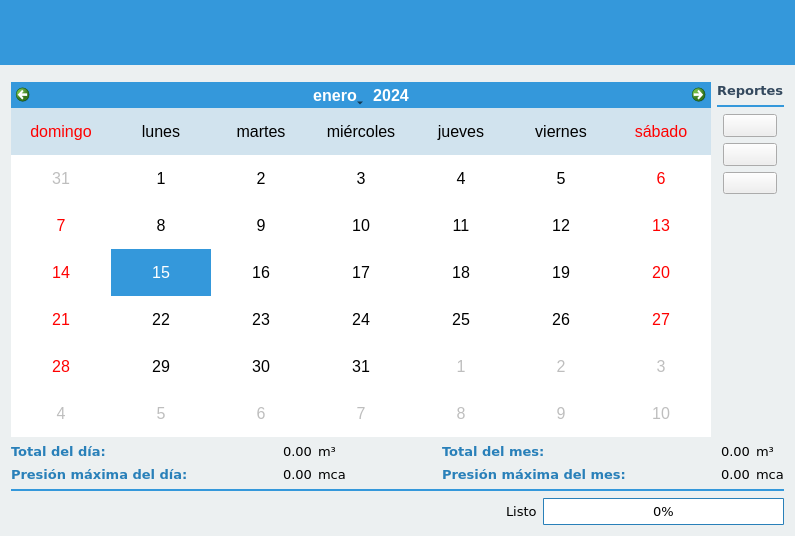
<?xml version="1.0" encoding="UTF-8"?>
<ui version="4.0">
 <class>ventanaCalendario</class>
 <widget class="QWidget" name="ventanaCalendario">
  <property name="geometry">
   <rect>
    <x>0</x>
    <y>0</y>
    <width>795</width>
    <height>536</height>
   </rect>
  </property>
  <property name="windowTitle">
   <string>Calendario</string>
  </property>
  <property name="windowIcon">
   <iconset>
    <normaloff>:/VentanaHistorial/icons/calendario.png</normaloff>:/VentanaHistorial/icons/calendario.png</iconset>
  </property>
  <property name="styleSheet">
   <string notr="true">QWidget#ventanaCalendario{
	background-color: #ecf0f1;
}

QLabel{
	color: #2980b9;
	font-weight: bold;
	font-family: Verdana;
	font-size: 10pt;
}</string>
  </property>
  <layout class="QVBoxLayout" name="verticalLayout">
   <property name="leftMargin">
    <number>0</number>
   </property>
   <property name="topMargin">
    <number>0</number>
   </property>
   <property name="rightMargin">
    <number>0</number>
   </property>
   <property name="bottomMargin">
    <number>0</number>
   </property>
   <item>
    <widget class="QFrame" name="kraken">
     <property name="sizePolicy">
      <sizepolicy hsizetype="Preferred" vsizetype="Fixed">
       <horstretch>0</horstretch>
       <verstretch>0</verstretch>
      </sizepolicy>
     </property>
     <property name="minimumSize">
      <size>
       <width>0</width>
       <height>65</height>
      </size>
     </property>
     <property name="styleSheet">
      <string notr="true">background-color: #3498db;</string>
     </property>
     <property name="frameShape">
      <enum>QFrame::NoFrame</enum>
     </property>
     <property name="frameShadow">
      <enum>QFrame::Raised</enum>
     </property>
     <layout class="QHBoxLayout" name="horizontalLayout_7">
      <property name="spacing">
       <number>0</number>
      </property>
      <property name="leftMargin">
       <number>0</number>
      </property>
      <property name="topMargin">
       <number>0</number>
      </property>
      <property name="rightMargin">
       <number>0</number>
      </property>
      <property name="bottomMargin">
       <number>0</number>
      </property>
      <item>
       <widget class="QLabel" name="logo">
        <property name="styleSheet">
         <string notr="true"/>
        </property>
        <property name="text">
         <string/>
        </property>
        <property name="pixmap">
         <pixmap>:/Varios/icons/logosig2-i.png</pixmap>
        </property>
       </widget>
      </item>
      <item>
       <spacer name="horizontalSpacer_4">
        <property name="orientation">
         <enum>Qt::Horizontal</enum>
        </property>
        <property name="sizeHint" stdset="0">
         <size>
          <width>40</width>
          <height>20</height>
         </size>
        </property>
       </spacer>
      </item>
      <item>
       <layout class="QVBoxLayout" name="verticalLayout_8">
        <property name="spacing">
         <number>0</number>
        </property>
        <item>
         <widget class="QPushButton" name="botonCerrar">
          <property name="sizePolicy">
           <sizepolicy hsizetype="Fixed" vsizetype="Fixed">
            <horstretch>0</horstretch>
            <verstretch>0</verstretch>
           </sizepolicy>
          </property>
          <property name="minimumSize">
           <size>
            <width>50</width>
            <height>50</height>
           </size>
          </property>
          <property name="maximumSize">
           <size>
            <width>50</width>
            <height>50</height>
           </size>
          </property>
          <property name="focusPolicy">
           <enum>Qt::NoFocus</enum>
          </property>
          <property name="styleSheet">
           <string notr="true">:enabled{
	color: black;
	border: none;
	padding: 5px;
}

:disabled{
	color: black;
}

:pressed{
	background-color: black;
}

:hover{
	background-color: #e74c3c;
	border: none;
}</string>
          </property>
          <property name="text">
           <string/>
          </property>
          <property name="icon">
           <iconset>
            <normaloff>:/General/icons/closeicon-d.png</normaloff>:/General/icons/closeicon-d.png</iconset>
          </property>
          <property name="iconSize">
           <size>
            <width>24</width>
            <height>24</height>
           </size>
          </property>
          <property name="flat">
           <bool>false</bool>
          </property>
         </widget>
        </item>
        <item>
         <spacer name="verticalSpacer_6">
          <property name="orientation">
           <enum>Qt::Vertical</enum>
          </property>
          <property name="sizeHint" stdset="0">
           <size>
            <width>20</width>
            <height>10</height>
           </size>
          </property>
         </spacer>
        </item>
       </layout>
      </item>
     </layout>
    </widget>
   </item>
   <item>
    <layout class="QVBoxLayout" name="verticalLayout_4">
     <property name="leftMargin">
      <number>11</number>
     </property>
     <property name="topMargin">
      <number>11</number>
     </property>
     <property name="rightMargin">
      <number>11</number>
     </property>
     <property name="bottomMargin">
      <number>11</number>
     </property>
     <item>
      <layout class="QHBoxLayout" name="horizontalLayout_6">
       <item>
        <widget class="QCalendarWidget" name="calendario">
         <property name="font">
          <font>
           <pointsize>12</pointsize>
           <weight>50</weight>
           <italic>false</italic>
           <bold>false</bold>
           <underline>false</underline>
           <strikeout>false</strikeout>
           <stylestrategy>PreferDefault</stylestrategy>
           <kerning>true</kerning>
          </font>
         </property>
         <property name="cursor">
          <cursorShape>PointingHandCursor</cursorShape>
         </property>
         <property name="mouseTracking">
          <bool>false</bool>
         </property>
         <property name="acceptDrops">
          <bool>false</bool>
         </property>
         <property name="layoutDirection">
          <enum>Qt::LeftToRight</enum>
         </property>
         <property name="autoFillBackground">
          <bool>true</bool>
         </property>
         <property name="styleSheet">
          <string notr="true">selection-background-color: #3498db;
alternate-background-color: #d1e3ee;
gridline-color: rgb(46,204,113);</string>
         </property>
         <property name="locale">
          <locale language="Spanish" country="Mexico"/>
         </property>
         <property name="inputMethodHints">
          <set>Qt::ImhNone</set>
         </property>
         <property name="minimumDate">
          <date>
           <year>2000</year>
           <month>1</month>
           <day>1</day>
          </date>
         </property>
         <property name="maximumDate">
          <date>
           <year>2100</year>
           <month>12</month>
           <day>31</day>
          </date>
         </property>
         <property name="firstDayOfWeek">
          <enum>Qt::Sunday</enum>
         </property>
         <property name="gridVisible">
          <bool>false</bool>
         </property>
         <property name="selectionMode">
          <enum>QCalendarWidget::SingleSelection</enum>
         </property>
         <property name="horizontalHeaderFormat">
          <enum>QCalendarWidget::LongDayNames</enum>
         </property>
         <property name="verticalHeaderFormat">
          <enum>QCalendarWidget::NoVerticalHeader</enum>
         </property>
         <property name="navigationBarVisible">
          <bool>true</bool>
         </property>
         <property name="dateEditEnabled">
          <bool>true</bool>
         </property>
        </widget>
       </item>
       <item>
        <layout class="QVBoxLayout" name="verticalLayout_2">
         <item>
          <widget class="QLabel" name="label_5">
           <property name="font">
            <font>
             <family>Verdana</family>
             <pointsize>10</pointsize>
             <weight>75</weight>
             <bold>true</bold>
            </font>
           </property>
           <property name="styleSheet">
            <string notr="true">color: #34495e;</string>
           </property>
           <property name="text">
            <string>Reportes</string>
           </property>
          </widget>
         </item>
         <item>
          <widget class="Line" name="line_3">
           <property name="styleSheet">
            <string notr="true">color: #3498db;</string>
           </property>
           <property name="frameShadow">
            <enum>QFrame::Plain</enum>
           </property>
           <property name="lineWidth">
            <number>2</number>
           </property>
           <property name="orientation">
            <enum>Qt::Horizontal</enum>
           </property>
          </widget>
         </item>
         <item>
          <layout class="QHBoxLayout" name="horizontalLayout">
           <item>
            <widget class="QPushButton" name="botonDia">
             <property name="enabled">
              <bool>true</bool>
             </property>
             <property name="maximumSize">
              <size>
               <width>54</width>
               <height>54</height>
              </size>
             </property>
             <property name="font">
              <font>
               <pointsize>10</pointsize>
              </font>
             </property>
             <property name="focusPolicy">
              <enum>Qt::TabFocus</enum>
             </property>
             <property name="toolTip">
              <string>Generar reporte diario</string>
             </property>
             <property name="text">
              <string/>
             </property>
             <property name="icon">
              <iconset>
               <normaloff>:/Calendario/icons/rep-dia.png</normaloff>:/Calendario/icons/rep-dia.png</iconset>
             </property>
             <property name="iconSize">
              <size>
               <width>45</width>
               <height>45</height>
              </size>
             </property>
            </widget>
           </item>
          </layout>
         </item>
         <item>
          <layout class="QHBoxLayout" name="horizontalLayout_2">
           <item>
            <widget class="QPushButton" name="botonMes">
             <property name="enabled">
              <bool>true</bool>
             </property>
             <property name="maximumSize">
              <size>
               <width>54</width>
               <height>54</height>
              </size>
             </property>
             <property name="font">
              <font>
               <pointsize>10</pointsize>
               <weight>50</weight>
               <bold>false</bold>
              </font>
             </property>
             <property name="focusPolicy">
              <enum>Qt::TabFocus</enum>
             </property>
             <property name="toolTip">
              <string>Generar reporte mensual</string>
             </property>
             <property name="text">
              <string/>
             </property>
             <property name="icon">
              <iconset>
               <normaloff>:/Calendario/icons/rep-calendario.png</normaloff>:/Calendario/icons/rep-calendario.png</iconset>
             </property>
             <property name="iconSize">
              <size>
               <width>45</width>
               <height>45</height>
              </size>
             </property>
            </widget>
           </item>
          </layout>
         </item>
         <item>
          <layout class="QHBoxLayout" name="horizontalLayout_4">
           <item>
            <widget class="QPushButton" name="botonPersonalizado">
             <property name="maximumSize">
              <size>
               <width>54</width>
               <height>54</height>
              </size>
             </property>
             <property name="focusPolicy">
              <enum>Qt::TabFocus</enum>
             </property>
             <property name="toolTip">
              <string>Generar reporte personalizado</string>
             </property>
             <property name="text">
              <string/>
             </property>
             <property name="icon">
              <iconset>
               <normaloff>:/Calendario/icons/rep-personalizable.png</normaloff>:/Calendario/icons/rep-personalizable.png</iconset>
             </property>
             <property name="iconSize">
              <size>
               <width>45</width>
               <height>45</height>
              </size>
             </property>
            </widget>
           </item>
          </layout>
         </item>
         <item>
          <spacer name="verticalSpacer">
           <property name="orientation">
            <enum>Qt::Vertical</enum>
           </property>
           <property name="sizeHint" stdset="0">
            <size>
             <width>20</width>
             <height>40</height>
            </size>
           </property>
          </spacer>
         </item>
        </layout>
       </item>
      </layout>
     </item>
     <item>
      <layout class="QHBoxLayout" name="horizontalLayout_3">
       <item>
        <layout class="QVBoxLayout" name="verticalLayout_3">
         <item>
          <widget class="QLabel" name="labelTotalDia">
           <property name="font">
            <font>
             <family>Verdana</family>
             <pointsize>10</pointsize>
             <weight>75</weight>
             <bold>true</bold>
            </font>
           </property>
           <property name="text">
            <string>&lt;html&gt;&lt;head/&gt;&lt;body&gt;&lt;p&gt;Total del día:&lt;/p&gt;&lt;/body&gt;&lt;/html&gt;</string>
           </property>
          </widget>
         </item>
         <item>
          <widget class="QLabel" name="labelMaxDia">
           <property name="font">
            <font>
             <family>Verdana</family>
             <pointsize>10</pointsize>
             <weight>75</weight>
             <bold>true</bold>
            </font>
           </property>
           <property name="text">
            <string>Presión máxima del día:</string>
           </property>
          </widget>
         </item>
        </layout>
       </item>
       <item>
        <spacer name="horizontalSpacer">
         <property name="orientation">
          <enum>Qt::Horizontal</enum>
         </property>
         <property name="sizeHint" stdset="0">
          <size>
           <width>40</width>
           <height>20</height>
          </size>
         </property>
        </spacer>
       </item>
       <item>
        <layout class="QVBoxLayout" name="verticalLayout_6">
         <item>
          <layout class="QHBoxLayout" name="horizontalLayout_10">
           <item>
            <widget class="QLabel" name="totalDia">
             <property name="font">
              <font>
               <family>Verdana</family>
               <pointsize>10</pointsize>
               <weight>50</weight>
               <bold>false</bold>
              </font>
             </property>
             <property name="styleSheet">
              <string notr="true">color: black;
font-weight: normal;</string>
             </property>
             <property name="text">
              <string>0.00</string>
             </property>
            </widget>
           </item>
           <item>
            <widget class="QLabel" name="totalDiaU">
             <property name="font">
              <font>
               <family>Verdana</family>
               <pointsize>10</pointsize>
               <weight>50</weight>
               <bold>false</bold>
              </font>
             </property>
             <property name="styleSheet">
              <string notr="true">color: black;
font-weight: normal;</string>
             </property>
             <property name="text">
              <string>m³</string>
             </property>
            </widget>
           </item>
          </layout>
         </item>
         <item>
          <layout class="QHBoxLayout" name="horizontalLayout_9">
           <item>
            <widget class="QLabel" name="maxDia">
             <property name="font">
              <font>
               <family>Verdana</family>
               <pointsize>10</pointsize>
               <weight>50</weight>
               <bold>false</bold>
              </font>
             </property>
             <property name="styleSheet">
              <string notr="true">color: black;
font-weight: normal;</string>
             </property>
             <property name="text">
              <string>0.00</string>
             </property>
            </widget>
           </item>
           <item>
            <widget class="QLabel" name="maxDiaU">
             <property name="font">
              <font>
               <family>Verdana</family>
               <pointsize>10</pointsize>
               <weight>50</weight>
               <bold>false</bold>
              </font>
             </property>
             <property name="styleSheet">
              <string notr="true">color: black;
font-weight: normal;</string>
             </property>
             <property name="text">
              <string>mca</string>
             </property>
            </widget>
           </item>
          </layout>
         </item>
        </layout>
       </item>
       <item>
        <spacer name="horizontalSpacer_5">
         <property name="orientation">
          <enum>Qt::Horizontal</enum>
         </property>
         <property name="sizeHint" stdset="0">
          <size>
           <width>40</width>
           <height>20</height>
          </size>
         </property>
        </spacer>
       </item>
       <item>
        <layout class="QVBoxLayout" name="verticalLayout_5">
         <item>
          <widget class="QLabel" name="labelTotalMes">
           <property name="font">
            <font>
             <family>Verdana</family>
             <pointsize>10</pointsize>
             <weight>75</weight>
             <bold>true</bold>
            </font>
           </property>
           <property name="text">
            <string>Total del mes:</string>
           </property>
          </widget>
         </item>
         <item>
          <widget class="QLabel" name="labelMaxMes">
           <property name="font">
            <font>
             <family>Verdana</family>
             <pointsize>10</pointsize>
             <weight>75</weight>
             <bold>true</bold>
            </font>
           </property>
           <property name="text">
            <string>Presión máxima del mes:</string>
           </property>
          </widget>
         </item>
        </layout>
       </item>
       <item>
        <spacer name="horizontalSpacer_3">
         <property name="orientation">
          <enum>Qt::Horizontal</enum>
         </property>
         <property name="sizeHint" stdset="0">
          <size>
           <width>40</width>
           <height>20</height>
          </size>
         </property>
        </spacer>
       </item>
       <item>
        <layout class="QVBoxLayout" name="verticalLayout_7">
         <item>
          <layout class="QHBoxLayout" name="horizontalLayout_11">
           <item>
            <widget class="QLabel" name="totalMes">
             <property name="font">
              <font>
               <family>Verdana</family>
               <pointsize>10</pointsize>
               <weight>50</weight>
               <bold>false</bold>
              </font>
             </property>
             <property name="styleSheet">
              <string notr="true">color: black;
font-weight: normal;</string>
             </property>
             <property name="text">
              <string>0.00</string>
             </property>
            </widget>
           </item>
           <item>
            <widget class="QLabel" name="totalMesU">
             <property name="font">
              <font>
               <family>Verdana</family>
               <pointsize>10</pointsize>
               <weight>50</weight>
               <bold>false</bold>
              </font>
             </property>
             <property name="styleSheet">
              <string notr="true">color: black;
font-weight: normal;</string>
             </property>
             <property name="text">
              <string>m³</string>
             </property>
            </widget>
           </item>
          </layout>
         </item>
         <item>
          <layout class="QHBoxLayout" name="horizontalLayout_12">
           <item>
            <widget class="QLabel" name="maxMes">
             <property name="font">
              <font>
               <family>Verdana</family>
               <pointsize>10</pointsize>
               <weight>50</weight>
               <bold>false</bold>
              </font>
             </property>
             <property name="styleSheet">
              <string notr="true">color: black;
font-weight: normal;</string>
             </property>
             <property name="text">
              <string>0.00</string>
             </property>
            </widget>
           </item>
           <item>
            <widget class="QLabel" name="maxMesU">
             <property name="font">
              <font>
               <family>Verdana</family>
               <pointsize>10</pointsize>
               <weight>50</weight>
               <bold>false</bold>
              </font>
             </property>
             <property name="styleSheet">
              <string notr="true">color: black;
font-weight: normal;</string>
             </property>
             <property name="text">
              <string>mca</string>
             </property>
            </widget>
           </item>
          </layout>
         </item>
        </layout>
       </item>
      </layout>
     </item>
     <item>
      <widget class="Line" name="line_2">
       <property name="styleSheet">
        <string notr="true">color: #3498db;</string>
       </property>
       <property name="frameShadow">
        <enum>QFrame::Plain</enum>
       </property>
       <property name="lineWidth">
        <number>2</number>
       </property>
       <property name="orientation">
        <enum>Qt::Horizontal</enum>
       </property>
      </widget>
     </item>
     <item>
      <layout class="QHBoxLayout" name="horizontalLayout_5">
       <item>
        <spacer name="horizontalSpacer_8">
         <property name="orientation">
          <enum>Qt::Horizontal</enum>
         </property>
         <property name="sizeHint" stdset="0">
          <size>
           <width>40</width>
           <height>20</height>
          </size>
         </property>
        </spacer>
       </item>
       <item>
        <widget class="QLabel" name="labelFechas">
         <property name="font">
          <font>
           <family>Verdana</family>
           <pointsize>10</pointsize>
           <weight>50</weight>
           <bold>false</bold>
          </font>
         </property>
         <property name="styleSheet">
          <string notr="true">color:#2980b9;
font-weight: normal;</string>
         </property>
         <property name="text">
          <string/>
         </property>
        </widget>
       </item>
       <item>
        <spacer name="horizontalSpacer_7">
         <property name="orientation">
          <enum>Qt::Horizontal</enum>
         </property>
         <property name="sizeHint" stdset="0">
          <size>
           <width>40</width>
           <height>20</height>
          </size>
         </property>
        </spacer>
       </item>
       <item>
        <widget class="QLabel" name="labelEstado">
         <property name="font">
          <font>
           <family>Verdana</family>
           <pointsize>10</pointsize>
           <weight>50</weight>
           <bold>false</bold>
          </font>
         </property>
         <property name="styleSheet">
          <string notr="true">color: black;
font-weight: normal;</string>
         </property>
         <property name="text">
          <string>Listo</string>
         </property>
        </widget>
       </item>
       <item>
        <widget class="QProgressBar" name="barraDeProgreso">
         <property name="font">
          <font>
           <family>Verdana</family>
           <pointsize>10</pointsize>
          </font>
         </property>
         <property name="styleSheet">
          <string notr="true">QProgressBar{
	border: 1px solid #2980b9;
	border-radius: 1px;
	text-align: center;
	color: black;
}

QProgressBar::chunk {
    background-color: #83BEE5;
	border-radius: 1px;
    width: 8px;
	margin: 0.5px;
}</string>
         </property>
         <property name="maximum">
          <number>31</number>
         </property>
         <property name="value">
          <number>0</number>
         </property>
         <property name="textDirection">
          <enum>QProgressBar::BottomToTop</enum>
         </property>
        </widget>
       </item>
      </layout>
     </item>
    </layout>
   </item>
  </layout>
 </widget>
 <tabstops>
  <tabstop>calendario</tabstop>
  <tabstop>botonDia</tabstop>
  <tabstop>botonMes</tabstop>
  <tabstop>botonPersonalizado</tabstop>
 </tabstops>
 <resources/>
 <connections/>
</ui>
